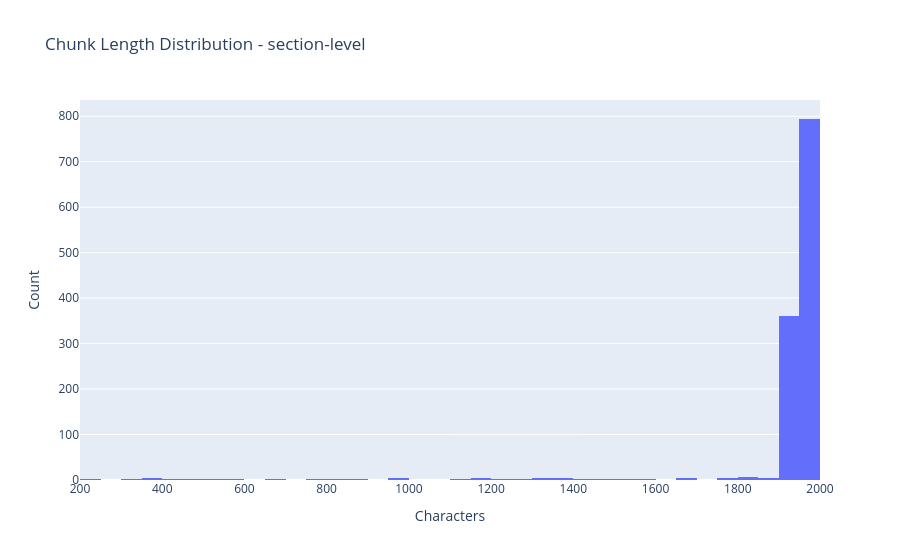

The cell this chart's notebook holds for it:
### Code cell
section_df = chunk_report(chunks, "section-level")

### Figure 1 — Plotly figure (JSON) as saved in the notebook; plotly's stock layout.template omitted (floating-point values rounded to 4 significant figures; data arrays with more than 128 entries replaced by an {"elided": "..."} marker saying what was removed)
{"data": [{"type": "histogram", "x": {"elided": "1243 int values"}, "xbins": {"end": 2000, "size": 50, "start": 0}}], "layout": {"title": {"text": "Chunk Length Distribution - section-level"}, "xaxis": {"title": {"text": "Characters"}}, "yaxis": {"title": {"text": "Count"}}}}
